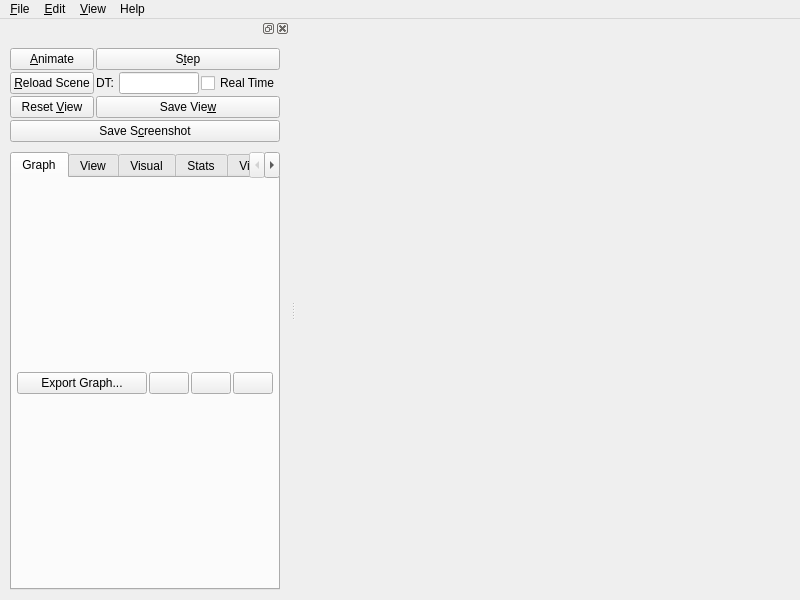
<?xml version="1.0" encoding="UTF-8"?>
<ui version="4.0">
 <class>GUI</class>
 <widget class="QMainWindow" name="GUI">
  <property name="geometry">
   <rect>
    <x>0</x>
    <y>0</y>
    <width>800</width>
    <height>600</height>
   </rect>
  </property>
  <property name="sizePolicy">
   <sizepolicy hsizetype="Minimum" vsizetype="Minimum">
    <horstretch>0</horstretch>
    <verstretch>0</verstretch>
   </sizepolicy>
  </property>
  <property name="minimumSize">
   <size>
    <width>210</width>
    <height>481</height>
   </size>
  </property>
  <property name="acceptDrops">
   <bool>true</bool>
  </property>
  <property name="windowTitle">
   <string>Sofa</string>
  </property>
  <widget class="QWidget" name="widget">
   <property name="sizePolicy">
    <sizepolicy hsizetype="Expanding" vsizetype="Expanding">
     <horstretch>0</horstretch>
     <verstretch>0</verstretch>
    </sizepolicy>
   </property>
   <property name="minimumSize">
    <size>
     <width>0</width>
     <height>0</height>
    </size>
   </property>
   <layout class="QVBoxLayout">
    <property name="sizeConstraint">
     <enum>QLayout::SetNoConstraint</enum>
    </property>
    <property name="leftMargin">
     <number>0</number>
    </property>
    <property name="topMargin">
     <number>0</number>
    </property>
    <property name="rightMargin">
     <number>0</number>
    </property>
    <property name="bottomMargin">
     <number>0</number>
    </property>
    <item>
     <layout class="QHBoxLayout" name="mainWidgetLayout"/>
    </item>
   </layout>
  </widget>
  <widget class="QMenuBar" name="menubar">
   <property name="enabled">
    <bool>true</bool>
   </property>
   <property name="geometry">
    <rect>
     <x>0</x>
     <y>0</y>
     <width>800</width>
     <height>22</height>
    </rect>
   </property>
   <widget class="QMenu" name="fileMenu">
    <property name="title">
     <string>&amp;File</string>
    </property>
    <addaction name="fileNewAction"/>
    <addaction name="fileOpenAction"/>
    <addaction name="fileReloadAction"/>
    <addaction name="fileSaveAction"/>
    <addaction name="fileSaveAsAction"/>
    <addaction name="separator"/>
    <addaction name="separator"/>
    <addaction name="fileExitAction"/>
   </widget>
   <widget class="QMenu" name="editMenu">
    <property name="title">
     <string>&amp;Edit</string>
    </property>
    <addaction name="editRecordDirectoryAction"/>
    <addaction name="editGnuplotDirectoryAction"/>
    <addaction name="separator"/>
    <addaction name="PluginManagerAction"/>
    <addaction name="MouseManagerAction"/>
    <addaction name="VideoRecorderManagerAction"/>
    <addaction name="DataGraphAction"/>
   </widget>
   <widget class="QMenu" name="View">
    <property name="title">
     <string>&amp;View</string>
    </property>
    <addaction name="separator"/>
    <addaction name="separator"/>
    <addaction name="separator"/>
   </widget>
   <widget class="QMenu" name="helpMenu">
    <property name="title">
     <string>Help</string>
    </property>
    <addaction name="separator"/>
    <addaction name="helpShowDocBrowser"/>
    <addaction name="helpAboutAction"/>
   </widget>
   <addaction name="fileMenu"/>
   <addaction name="editMenu"/>
   <addaction name="View"/>
   <addaction name="helpMenu"/>
  </widget>
  <widget class="QDockWidget" name="dockWidget">
   <property name="sizePolicy">
    <sizepolicy hsizetype="Minimum" vsizetype="Expanding">
     <horstretch>0</horstretch>
     <verstretch>0</verstretch>
    </sizepolicy>
   </property>
   <property name="minimumSize">
    <size>
     <width>200</width>
     <height>551</height>
    </size>
   </property>
   <attribute name="dockWidgetArea">
    <number>1</number>
   </attribute>
   <widget class="QWidget" name="dockWidgetContents">
    <property name="sizePolicy">
     <sizepolicy hsizetype="Minimum" vsizetype="Expanding">
      <horstretch>0</horstretch>
      <verstretch>0</verstretch>
     </sizepolicy>
    </property>
    <property name="minimumSize">
     <size>
      <width>200</width>
      <height>0</height>
     </size>
    </property>
    <layout class="QHBoxLayout" name="horizontalLayout">
     <item>
      <widget class="QWidget" name="optionTabs" native="true">
       <property name="enabled">
        <bool>true</bool>
       </property>
       <property name="sizePolicy">
        <sizepolicy hsizetype="Expanding" vsizetype="Expanding">
         <horstretch>0</horstretch>
         <verstretch>0</verstretch>
        </sizepolicy>
       </property>
       <layout class="QVBoxLayout" name="_13">
        <property name="sizeConstraint">
         <enum>QLayout::SetNoConstraint</enum>
        </property>
        <item>
         <layout class="QGridLayout" name="_14">
          <property name="sizeConstraint">
           <enum>QLayout::SetNoConstraint</enum>
          </property>
          <item row="2" column="0">
           <widget class="QPushButton" name="ResetViewButton">
            <property name="enabled">
             <bool>true</bool>
            </property>
            <property name="toolTip">
             <string>Set the camera to initial position and orientation</string>
            </property>
            <property name="text">
             <string>Reset &amp;View</string>
            </property>
            <property name="shortcut">
             <string>Alt+V</string>
            </property>
           </widget>
          </item>
          <item row="0" column="0">
           <widget class="QPushButton" name="startButton">
            <property name="toolTip">
             <string>Launch the Simulation</string>
            </property>
            <property name="text">
             <string>&amp;Animate</string>
            </property>
            <property name="shortcut">
             <string>Alt+A</string>
            </property>
            <property name="checkable">
             <bool>true</bool>
            </property>
           </widget>
          </item>
          <item row="2" column="1">
           <widget class="QPushButton" name="SaveViewButton">
            <property name="enabled">
             <bool>true</bool>
            </property>
            <property name="toolTip">
             <string>Save the position and orientation of the camera</string>
            </property>
            <property name="text">
             <string>Save Vie&amp;w</string>
            </property>
            <property name="shortcut">
             <string>Alt+W</string>
            </property>
           </widget>
          </item>
          <item row="1" column="0">
           <widget class="QPushButton" name="ReloadSceneButton">
            <property name="enabled">
             <bool>true</bool>
            </property>
            <property name="toolTip">
             <string>Reload the simulation file</string>
            </property>
            <property name="text">
             <string>&amp;Reload Scene</string>
            </property>
            <property name="shortcut">
             <string>Alt+R</string>
            </property>
           </widget>
          </item>
          <item row="0" column="1">
           <widget class="QPushButton" name="stepButton">
            <property name="toolTip">
             <string>Compute the simulation at time t+DT</string>
            </property>
            <property name="text">
             <string>S&amp;tep</string>
            </property>
            <property name="shortcut">
             <string>Alt+T</string>
            </property>
            <property name="autoRepeat">
             <bool>true</bool>
            </property>
           </widget>
          </item>
          <item row="3" column="0" colspan="2">
           <widget class="QPushButton" name="screenshotButton">
            <property name="text">
             <string>Save S&amp;creenshot</string>
            </property>
            <property name="shortcut">
             <string>Alt+C</string>
            </property>
           </widget>
          </item>
          <item row="1" column="1">
           <layout class="QHBoxLayout" name="_15">
            <property name="sizeConstraint">
             <enum>QLayout::SetNoConstraint</enum>
            </property>
            <item>
             <widget class="QLabel" name="dtLabel">
              <property name="text">
               <string>DT:</string>
              </property>
              <property name="wordWrap">
               <bool>false</bool>
              </property>
             </widget>
            </item>
            <item>
             <widget class="QLineEdit" name="dtEdit">
              <property name="sizePolicy">
               <sizepolicy hsizetype="Expanding" vsizetype="Fixed">
                <horstretch>0</horstretch>
                <verstretch>0</verstretch>
               </sizepolicy>
              </property>
              <property name="minimumSize">
               <size>
                <width>20</width>
                <height>0</height>
               </size>
              </property>
              <property name="maximumSize">
               <size>
                <width>80</width>
                <height>32767</height>
               </size>
              </property>
             </widget>
            </item>
            <item>
             <widget class="QCheckBox" name="realTimeCheckBox">
              <property name="toolTip">
               <string>Use the duration of the previous simulation step as the next DT</string>
              </property>
              <property name="text">
               <string>Real Time</string>
              </property>
             </widget>
            </item>
           </layout>
          </item>
         </layout>
        </item>
        <item>
         <spacer name="spacer_tab">
          <property name="orientation">
           <enum>Qt::Vertical</enum>
          </property>
          <property name="sizeType">
           <enum>QSizePolicy::Fixed</enum>
          </property>
          <property name="sizeHint" stdset="0">
           <size>
            <width>20</width>
            <height>8</height>
           </size>
          </property>
         </spacer>
        </item>
        <item>
         <widget class="QTabWidget" name="tabs">
          <property name="sizePolicy">
           <sizepolicy hsizetype="Expanding" vsizetype="Expanding">
            <horstretch>0</horstretch>
            <verstretch>0</verstretch>
           </sizepolicy>
          </property>
          <property name="minimumSize">
           <size>
            <width>200</width>
            <height>0</height>
           </size>
          </property>
          <property name="currentIndex">
           <number>0</number>
          </property>
          <widget class="QWidget" name="TabGraph">
           <attribute name="title">
            <string>Graph</string>
           </attribute>
           <layout class="QVBoxLayout" name="_19">
            <item>
             <layout class="QHBoxLayout" name="horizontalLayout_2">
              <item>
               <widget class="QPushButton" name="ExportGraphButton">
                <property name="sizePolicy">
                 <sizepolicy hsizetype="Expanding" vsizetype="Fixed">
                  <horstretch>0</horstretch>
                  <verstretch>0</verstretch>
                 </sizepolicy>
                </property>
                <property name="text">
                 <string>Export Graph...</string>
                </property>
                <property name="icon">
                 <iconset>
                  <normaloff>image1</normaloff>image1</iconset>
                </property>
                <property name="shortcut">
                 <string>Alt+X</string>
                </property>
               </widget>
              </item>
              <item>
               <widget class="QPushButton" name="CollapseAllButton">
                <property name="toolTip">
                 <string>Collapse All</string>
                </property>
                <property name="styleSheet">
                 <string notr="true"/>
                </property>
                <property name="text">
                 <string/>
                </property>
               </widget>
              </item>
              <item>
               <widget class="QPushButton" name="ExpandAllButton">
                <property name="toolTip">
                 <string>Expand All</string>
                </property>
                <property name="styleSheet">
                 <string notr="true"/>
                </property>
                <property name="text">
                 <string/>
                </property>
               </widget>
              </item>
              <item>
               <widget class="QPushButton" name="sceneGraphRefreshToggleButton">
                <property name="toolTip">
                 <string>The scene graph update button has three states
State 0: unlocked (all the changes on the graph are immediately taken into account)
State 1: locked (the changes on the graph are not done but the simulation graph is set to dirty if
         there is some changes on the graph. A click on the button unlocks the graph (go to state 0).
State 2: dirty, in that state the button reflect the fact that the scene graph view has changed but not displayed.
         A click on the button refreshes the graph view but does not change the Lock/Unlock state</string>
                </property>
                <property name="text">
                 <string/>
                </property>
               </widget>
              </item>
             </layout>
            </item>
           </layout>
          </widget>
          <widget class="QWidget" name="tabView">
           <property name="sizePolicy">
            <sizepolicy hsizetype="Expanding" vsizetype="Expanding">
             <horstretch>0</horstretch>
             <verstretch>0</verstretch>
            </sizepolicy>
           </property>
           <attribute name="title">
            <string>View</string>
           </attribute>
           <layout class="QGridLayout" name="gridLayout1">
            <item row="2" column="0">
             <layout class="QGridLayout" name="_17">
              <item row="1" column="0">
               <layout class="QGridLayout" name="_18">
                <item row="0" column="2">
                 <spacer name="spacer8">
                  <property name="orientation">
                   <enum>Qt::Horizontal</enum>
                  </property>
                  <property name="sizeType">
                   <enum>QSizePolicy::Ignored</enum>
                  </property>
                  <property name="sizeHint" stdset="0">
                   <size>
                    <width>0</width>
                    <height>16</height>
                   </size>
                  </property>
                 </spacer>
                </item>
                <item row="0" column="1">
                 <widget class="QLabel" name="pixmapLabel1">
                  <property name="sizePolicy">
                   <sizepolicy hsizetype="Fixed" vsizetype="Fixed">
                    <horstretch>0</horstretch>
                    <verstretch>0</verstretch>
                   </sizepolicy>
                  </property>
                  <property name="toolTip">
                   <string>http://sofa-framework.org</string>
                  </property>
                  <property name="pixmap">
                   <pixmap>image0</pixmap>
                  </property>
                  <property name="scaledContents">
                   <bool>true</bool>
                  </property>
                  <property name="wordWrap">
                   <bool>false</bool>
                  </property>
                 </widget>
                </item>
                <item row="0" column="0">
                 <spacer name="spacer7">
                  <property name="orientation">
                   <enum>Qt::Horizontal</enum>
                  </property>
                  <property name="sizeType">
                   <enum>QSizePolicy::Ignored</enum>
                  </property>
                  <property name="sizeHint" stdset="0">
                   <size>
                    <width>0</width>
                    <height>16</height>
                   </size>
                  </property>
                 </spacer>
                </item>
               </layout>
              </item>
             </layout>
            </item>
           </layout>
          </widget>
          <widget class="QWidget" name="TabVisualGraph">
           <attribute name="title">
            <string>Visual</string>
           </attribute>
           <layout class="QVBoxLayout" name="_20">
            <item>
             <widget class="QPushButton" name="ExportVisualGraphButton">
              <property name="text">
               <string>E&amp;xport Graph...</string>
              </property>
              <property name="icon">
               <iconset>
                <normaloff>image1</normaloff>image1</iconset>
              </property>
              <property name="shortcut">
               <string>Alt+X</string>
              </property>
             </widget>
            </item>
           </layout>
          </widget>
          <widget class="QWidget" name="TabStats">
           <attribute name="title">
            <string>Stats</string>
           </attribute>
           <layout class="QVBoxLayout" name="_21">
            <item>
             <widget class="QCheckBox" name="dumpStateCheckBox">
              <property name="toolTip">
               <string comment="This is used to plut curves fter a simulation">Record the state at each time step in file &quot;dumpState.data&quot;</string>
              </property>
              <property name="text">
               <string>Dump State</string>
              </property>
             </widget>
            </item>
            <item>
             <widget class="QCheckBox" name="displayComputationTimeCheckBox">
              <property name="toolTip">
               <string>Display information about the time spent at each branch of the graph</string>
              </property>
              <property name="text">
               <string>Log Time</string>
              </property>
             </widget>
            </item>
            <item>
             <widget class="QCheckBox" name="exportGnuplotFilesCheckbox">
              <property name="toolTip">
               <string>Create gnuplot files for each named element of the simulation</string>
              </property>
              <property name="text">
               <string>Export state as gnuplot files</string>
              </property>
             </widget>
            </item>
            <item>
             <widget class="QCheckBox" name="exportVisitorCheckbox">
              <property name="toolTip">
               <string>Open a Dialog showing a trace of the execution and time spent</string>
              </property>
              <property name="text">
               <string>Trace Visitor and Component execution</string>
              </property>
             </widget>
            </item>
            <item>
             <widget class="QCheckBox" name="displayTimeProfiler">
              <property name="text">
               <string>Display AdvancedTimer profiler</string>
              </property>
             </widget>
            </item>
           </layout>
          </widget>
          <widget class="QWidget" name="TabPage">
           <attribute name="title">
            <string>Viewer</string>
           </attribute>
           <layout class="QVBoxLayout" name="_22">
            <item>
             <layout class="QHBoxLayout" name="_23">
              <property name="spacing">
               <number>0</number>
              </property>
              <item>
               <spacer name="spacer5_3_3">
                <property name="orientation">
                 <enum>Qt::Horizontal</enum>
                </property>
                <property name="sizeType">
                 <enum>QSizePolicy::Expanding</enum>
                </property>
                <property name="sizeHint" stdset="0">
                 <size>
                  <width>10</width>
                  <height>2</height>
                 </size>
                </property>
               </spacer>
              </item>
              <item>
               <widget class="QSpinBox" name="sizeW">
                <property name="maximum">
                 <number>30000</number>
                </property>
                <property name="value">
                 <number>800</number>
                </property>
               </widget>
              </item>
              <item>
               <widget class="QLabel" name="textLabel_sizeX">
                <property name="sizePolicy">
                 <sizepolicy hsizetype="Fixed" vsizetype="Preferred">
                  <horstretch>0</horstretch>
                  <verstretch>0</verstretch>
                 </sizepolicy>
                </property>
                <property name="text">
                 <string>&lt;p align=&quot;center&quot;&gt;x&lt;/p&gt;</string>
                </property>
                <property name="wordWrap">
                 <bool>false</bool>
                </property>
               </widget>
              </item>
              <item>
               <widget class="QSpinBox" name="sizeH">
                <property name="maximum">
                 <number>30000</number>
                </property>
                <property name="value">
                 <number>600</number>
                </property>
               </widget>
              </item>
              <item>
               <spacer name="spacer5_3_2_3">
                <property name="orientation">
                 <enum>Qt::Horizontal</enum>
                </property>
                <property name="sizeType">
                 <enum>QSizePolicy::Expanding</enum>
                </property>
                <property name="sizeHint" stdset="0">
                 <size>
                  <width>10</width>
                  <height>2</height>
                 </size>
                </property>
               </spacer>
              </item>
             </layout>
            </item>
            <item>
             <widget class="QTextBrowser" name="textEdit1"/>
            </item>
           </layout>
          </widget>
         </widget>
        </item>
       </layout>
      </widget>
     </item>
    </layout>
   </widget>
  </widget>
  <action name="fileNewAction">
   <property name="icon">
    <iconset>
     <normaloff>image2</normaloff>image2</iconset>
   </property>
   <property name="text">
    <string>&amp;New</string>
   </property>
   <property name="iconText">
    <string>New</string>
   </property>
   <property name="shortcut">
    <string>Ctrl+N</string>
   </property>
   <property name="name" stdset="0">
    <cstring>fileNewAction</cstring>
   </property>
  </action>
  <action name="fileOpenAction">
   <property name="icon">
    <iconset>
     <normaloff>image3</normaloff>image3</iconset>
   </property>
   <property name="text">
    <string>&amp;Open...</string>
   </property>
   <property name="iconText">
    <string>Open</string>
   </property>
   <property name="shortcut">
    <string>Ctrl+O</string>
   </property>
   <property name="name" stdset="0">
    <cstring>fileOpenAction</cstring>
   </property>
  </action>
  <action name="fileReloadAction">
   <property name="text">
    <string>&amp;Reload</string>
   </property>
   <property name="iconText">
    <string>Reload</string>
   </property>
   <property name="shortcut">
    <string>Ctrl+R</string>
   </property>
   <property name="name" stdset="0">
    <cstring>fileReloadAction</cstring>
   </property>
  </action>
  <action name="fileSaveAction">
   <property name="enabled">
    <bool>true</bool>
   </property>
   <property name="icon">
    <iconset>
     <normaloff>image4</normaloff>image4</iconset>
   </property>
   <property name="text">
    <string>&amp;Save</string>
   </property>
   <property name="iconText">
    <string>Save</string>
   </property>
   <property name="shortcut">
    <string>Ctrl+S</string>
   </property>
   <property name="name" stdset="0">
    <cstring>fileSaveAction</cstring>
   </property>
  </action>
  <action name="fileSaveAsAction">
   <property name="text">
    <string>Save &amp;As...</string>
   </property>
   <property name="iconText">
    <string>Save As</string>
   </property>
   <property name="shortcut">
    <string/>
   </property>
   <property name="name" stdset="0">
    <cstring>fileSaveAsAction</cstring>
   </property>
  </action>
  <action name="fileExitAction">
   <property name="text">
    <string>E&amp;xit</string>
   </property>
   <property name="iconText">
    <string>Exit</string>
   </property>
   <property name="shortcut">
    <string/>
   </property>
   <property name="name" stdset="0">
    <cstring>fileExitAction</cstring>
   </property>
  </action>
  <action name="helpAboutAction">
   <property name="enabled">
    <bool>true</bool>
   </property>
   <property name="text">
    <string>&amp;About</string>
   </property>
   <property name="iconText">
    <string>About</string>
   </property>
   <property name="shortcut">
    <string/>
   </property>
   <property name="iconVisibleInMenu">
    <bool>false</bool>
   </property>
   <property name="name" stdset="0">
    <cstring>helpAboutAction</cstring>
   </property>
  </action>
  <action name="ViewerAction">
   <property name="iconText">
    <string>Viewer</string>
   </property>
   <property name="name" stdset="0">
    <cstring>ViewerAction</cstring>
   </property>
  </action>
  <action name="editRecordDirectoryAction">
   <property name="text">
    <string>Record Directory...</string>
   </property>
   <property name="iconText">
    <string>Record Directory...</string>
   </property>
   <property name="name" stdset="0">
    <cstring>editRecordDirectoryAction</cstring>
   </property>
  </action>
  <action name="editGnuplotDirectoryAction">
   <property name="text">
    <string>Gnuplot Directory...</string>
   </property>
   <property name="iconText">
    <string>Gnuplot Directory...</string>
   </property>
   <property name="name" stdset="0">
    <cstring>editGnuplotDirectoryAction</cstring>
   </property>
  </action>
  <action name="PluginManagerAction">
   <property name="text">
    <string>Plugin Manager...</string>
   </property>
   <property name="iconText">
    <string>Plugin Manager...</string>
   </property>
   <property name="name" stdset="0">
    <cstring>PluginManagerAction</cstring>
   </property>
  </action>
  <action name="MouseManagerAction">
   <property name="text">
    <string>Mouse Manager...</string>
   </property>
   <property name="iconText">
    <string>Mouse Manager...</string>
   </property>
   <property name="name" stdset="0">
    <cstring>MouseManagerAction</cstring>
   </property>
  </action>
  <action name="Action">
   <property name="iconText">
    <string>Recently Opened Files...</string>
   </property>
   <property name="name" stdset="0">
    <cstring>Action</cstring>
   </property>
  </action>
  <action name="TestAction">
   <property name="text">
    <string>Test</string>
   </property>
   <property name="iconText">
    <string>Test</string>
   </property>
   <property name="name" stdset="0">
    <cstring>TestAction</cstring>
   </property>
  </action>
  <action name="VideoRecorderManagerAction">
   <property name="text">
    <string>Video Recorder Manager...</string>
   </property>
   <property name="iconText">
    <string>Video Recorder Manager...</string>
   </property>
   <property name="name" stdset="0">
    <cstring>VideoRecorderManagerAction</cstring>
   </property>
  </action>
  <action name="helpShowDocBrowser">
   <property name="checkable">
    <bool>false</bool>
   </property>
   <property name="text">
    <string>Show doc browser</string>
   </property>
   <property name="iconVisibleInMenu">
    <bool>false</bool>
   </property>
  </action>
  <action name="DataGraphAction">
   <property name="text">
    <string>Data Graph...</string>
   </property>
   <property name="toolTip">
    <string>Data Graph Window</string>
   </property>
  </action>
 </widget>
 <layoutdefault spacing="2" margin="5"/>
 <includes>
  <include location="global">sofa/gui/qt/config.h</include>
 </includes>
 <resources/>
 <connections>
  <connection>
   <sender>fileNewAction</sender>
   <signal>triggered()</signal>
   <receiver>GUI</receiver>
   <slot>fileNew()</slot>
   <hints>
    <hint type="sourcelabel">
     <x>-1</x>
     <y>-1</y>
    </hint>
    <hint type="destinationlabel">
     <x>20</x>
     <y>20</y>
    </hint>
   </hints>
  </connection>
  <connection>
   <sender>fileOpenAction</sender>
   <signal>triggered()</signal>
   <receiver>GUI</receiver>
   <slot>popupOpenFileSelector()</slot>
   <hints>
    <hint type="sourcelabel">
     <x>-1</x>
     <y>-1</y>
    </hint>
    <hint type="destinationlabel">
     <x>20</x>
     <y>20</y>
    </hint>
   </hints>
  </connection>
  <connection>
   <sender>fileReloadAction</sender>
   <signal>triggered()</signal>
   <receiver>GUI</receiver>
   <slot>fileReload()</slot>
   <hints>
    <hint type="sourcelabel">
     <x>-1</x>
     <y>-1</y>
    </hint>
    <hint type="destinationlabel">
     <x>20</x>
     <y>20</y>
    </hint>
   </hints>
  </connection>
  <connection>
   <sender>fileSaveAction</sender>
   <signal>triggered()</signal>
   <receiver>GUI</receiver>
   <slot>fileSave()</slot>
   <hints>
    <hint type="sourcelabel">
     <x>-1</x>
     <y>-1</y>
    </hint>
    <hint type="destinationlabel">
     <x>20</x>
     <y>20</y>
    </hint>
   </hints>
  </connection>
  <connection>
   <sender>fileSaveAsAction</sender>
   <signal>triggered()</signal>
   <receiver>GUI</receiver>
   <slot>fileSaveAs()</slot>
   <hints>
    <hint type="sourcelabel">
     <x>-1</x>
     <y>-1</y>
    </hint>
    <hint type="destinationlabel">
     <x>20</x>
     <y>20</y>
    </hint>
   </hints>
  </connection>
  <connection>
   <sender>fileExitAction</sender>
   <signal>triggered()</signal>
   <receiver>GUI</receiver>
   <slot>fileExit()</slot>
   <hints>
    <hint type="sourcelabel">
     <x>-1</x>
     <y>-1</y>
    </hint>
    <hint type="destinationlabel">
     <x>20</x>
     <y>20</y>
    </hint>
   </hints>
  </connection>
  <connection>
   <sender>editRecordDirectoryAction</sender>
   <signal>triggered()</signal>
   <receiver>GUI</receiver>
   <slot>editRecordDirectory()</slot>
   <hints>
    <hint type="sourcelabel">
     <x>-1</x>
     <y>-1</y>
    </hint>
    <hint type="destinationlabel">
     <x>20</x>
     <y>20</y>
    </hint>
   </hints>
  </connection>
  <connection>
   <sender>PluginManagerAction</sender>
   <signal>triggered()</signal>
   <receiver>GUI</receiver>
   <slot>showPluginManager()</slot>
   <hints>
    <hint type="sourcelabel">
     <x>-1</x>
     <y>-1</y>
    </hint>
    <hint type="destinationlabel">
     <x>20</x>
     <y>20</y>
    </hint>
   </hints>
  </connection>
  <connection>
   <sender>MouseManagerAction</sender>
   <signal>triggered()</signal>
   <receiver>GUI</receiver>
   <slot>showMouseManager()</slot>
   <hints>
    <hint type="sourcelabel">
     <x>-1</x>
     <y>-1</y>
    </hint>
    <hint type="destinationlabel">
     <x>20</x>
     <y>20</y>
    </hint>
   </hints>
  </connection>
  <connection>
   <sender>DataGraphAction</sender>
   <signal>triggered()</signal>
   <receiver>GUI</receiver>
   <slot>showWindowDataGraph()</slot>
   <hints>
    <hint type="sourcelabel">
     <x>-1</x>
     <y>-1</y>
    </hint>
    <hint type="destinationlabel">
     <x>20</x>
     <y>20</y>
    </hint>
   </hints>
  </connection>
  <connection>
   <sender>editGnuplotDirectoryAction</sender>
   <signal>triggered()</signal>
   <receiver>GUI</receiver>
   <slot>editGnuplotDirectory()</slot>
   <hints>
    <hint type="sourcelabel">
     <x>-1</x>
     <y>-1</y>
    </hint>
    <hint type="destinationlabel">
     <x>20</x>
     <y>20</y>
    </hint>
   </hints>
  </connection>
  <connection>
   <sender>VideoRecorderManagerAction</sender>
   <signal>triggered()</signal>
   <receiver>GUI</receiver>
   <slot>showVideoRecorderManager()</slot>
   <hints>
    <hint type="sourcelabel">
     <x>-1</x>
     <y>-1</y>
    </hint>
    <hint type="destinationlabel">
     <x>20</x>
     <y>20</y>
    </hint>
   </hints>
  </connection>
  <connection>
   <sender>helpShowDocBrowser</sender>
   <signal>triggered()</signal>
   <receiver>GUI</receiver>
   <slot>showDocBrowser()</slot>
   <hints>
    <hint type="sourcelabel">
     <x>-1</x>
     <y>-1</y>
    </hint>
    <hint type="destinationlabel">
     <x>399</x>
     <y>299</y>
    </hint>
   </hints>
  </connection>
 </connections>
 <slots>
  <slot>showDocBrowser()</slot>
  <slot>fileNew()</slot>
  <slot>popupOpenFileSelector()</slot>
  <slot>fileReload()</slot>
  <slot>fileSave()</slot>
  <slot>fileSaveAs()</slot>
  <slot>fileExit()</slot>
  <slot>editRecordDirectory()</slot>
  <slot>showPluginManager()</slot>
  <slot>showMouseManager()</slot>
  <slot>showWindowDataGraph()</slot>
  <slot>editGnuplotDirectory()</slot>
  <slot>showVideoRecorderManager()</slot>
 </slots>
</ui>
